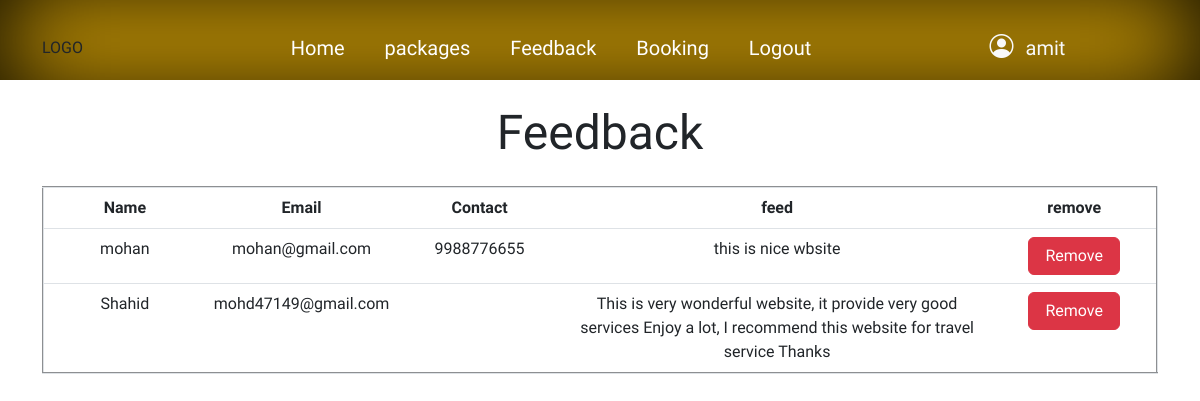
Screenshot of /adminfeedback.php (signed in) with the database file from the repository.
### tables this page shows
CREATE TABLE `feedback` (
  `email` varchar(100) NOT NULL,
  `contact` varchar(32) DEFAULT NULL,
  `feed` varchar(250) DEFAULT NULL,
  `name` varchar(32) NOT NULL
);

### adminfeedback.php (the view, shortened to what this page needs)
<?php
if(isset($_SESSION['aid'])){
?>
<?php
$con=mysqli_connect('localhost','root','','trip');
?>
<!DOCTYPE html>
<html lang="en">
<head>
    <link rel="stylesheet" href="https://cdn.jsdelivr.net/npm/bootstrap-icons@1.10.3/font/bootstrap-icons.css">
    <link href="https://cdn.jsdelivr.net/npm/bootstrap@5.3.0-alpha1/dist/css/bootstrap.min.css" rel="stylesheet">
</head>
<body>
<div class="bg-warning main-head">
<div class="container">
    <div class="row pt-3 justify-content-around align-items-center main-nav">
                <div class="col-lg-2">LOGO</div>
                <div class="col-lg-7 menu text-center d-none d-lg-block">
                    <ul>
                        <li><a href="adminindex.php">Home</a></li>
                        <li><a href="adminpackages.php">packages</a></li>
                        <li><a href="adminfeedback.php">Feedback</a></li>
                        <li><a href="adminbooking.php">Booking</a></li>
                        <li><a href="logout.php">Logout</a></li>
                    </ul>
                </div>
                <d class="col-lg-3 text-center ">
                <i class="bi bi-person-circle text-light h4"></i>
                 <span class="text-light lead ms-2"> <?php echo $_SESSION['aname'];?></span>
                </d>
            </div>
    </div>
</div>
    <br>
    <div class="container">
        <div class="text-center display-5">Feedback</div>
    <div class="row justify-content-center mt-4">
                <div class="col-12 text-center">
                    <table border="2" class="table">
                    <col style="width:15%">
	                <col style="width:15%">
	                <col style="width:15%">
	                <col style="width:40%">
	                <col style="width:15%">
                            <tr>
                                <th>Name</th>
                                <th>Email</th>
                                <th>Contact</th>
                                <th>feed</th>
                                <th>remove</th>
                            </tr>
                            <?php
                            $exe=mysqli_query($con, "SELECT * FROM feedback");
                            if($exe){
                                while($row=mysqli_fetch_array($exe)){
                            ?>
                            <tr>
                                <td><?php echo $row['name'];?></td>
                                <td><?php echo $row['email'];?></td>
                                <td><?php echo $row['contact'];?></td>
                                <td><?php echo $row['feed'];?></td>
                                <td>
                                    <form action="" method="post">
                                        <button type="submit" value="<?php echo $row['email'];?>" name="sub" class="btn btn-danger px-3">Remove</button>
                                    </form>
                                </td>
                            </tr>
                 <?php
                       }
                    }
                 ?>
                    </table>
                </div>
            </div>
    </div>
</body>
</html>
<?php
}else{
    header("location:login.php");
}
?>

### rows the page displays
feedback: name "mohan", email "mohan@gmail.com", contact "9988776655", feed "this is nice wbsite"
feedback: name "Shahid", email "mohd47149@gmail.com", feed "This is very wonderful website, it provide very good services Enjoy a lot, I recommend this website for travel service Thanks"

### other values shown
$_SESSION['aname'] "amit"
